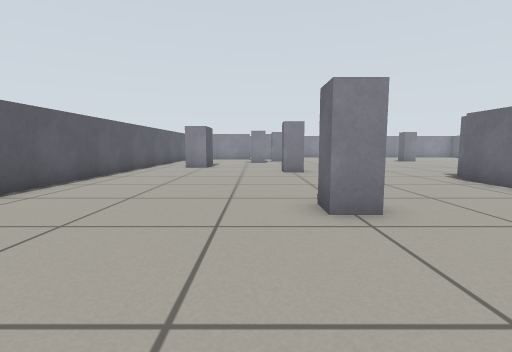
[1] (above)

22 first-person views from a walk through a robot-simulator world made for Gazebo. The camera is 0.51 m above the floor, tilts 6° down and sees 85° across. The floor is counted in squares, 0.5 m on a side. Each view is taken from the middle of a square. On the plan, view 1 faces up. The plan holds only what a view shows up to about 11 squares ahead; the rest is blank.

[2]
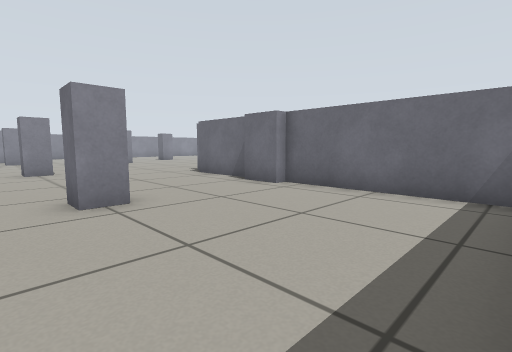

[3]
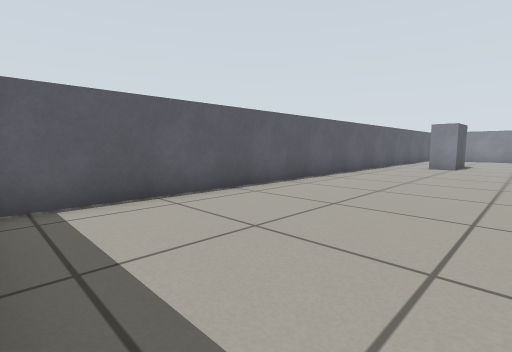

[4]
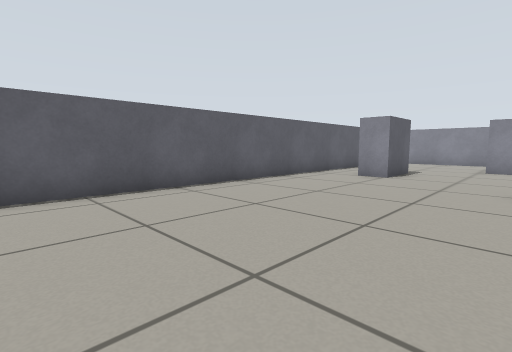

[5]
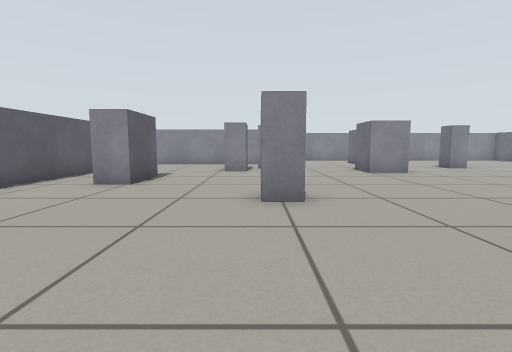

[6]
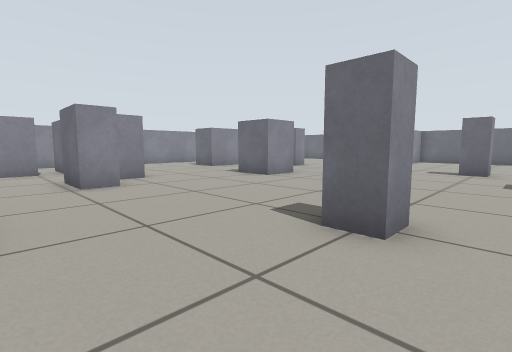

[7]
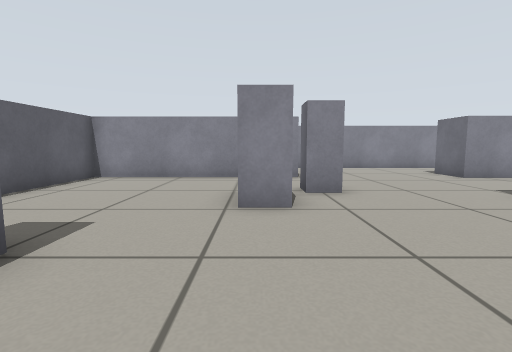

[8]
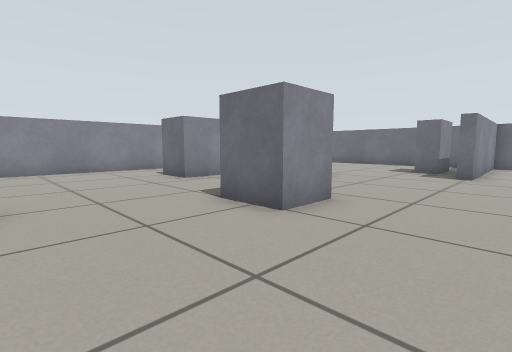

[9]
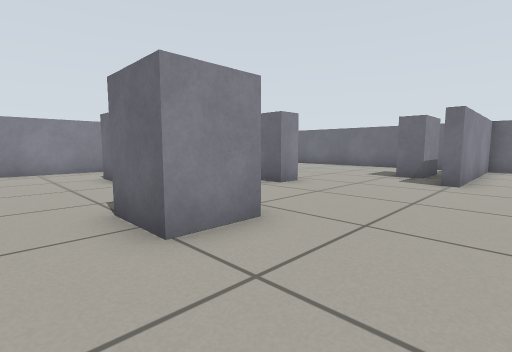

[10]
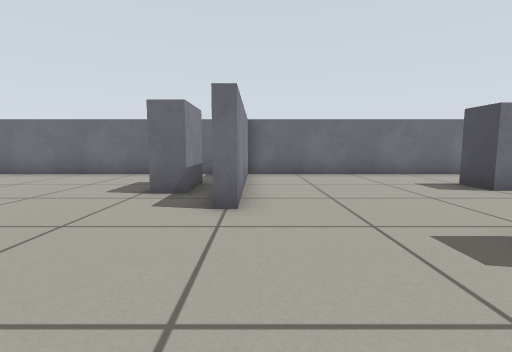

[11]
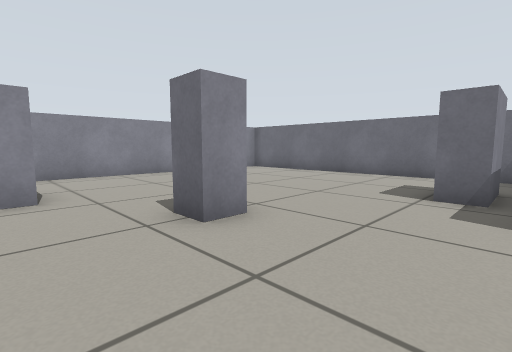

[12]
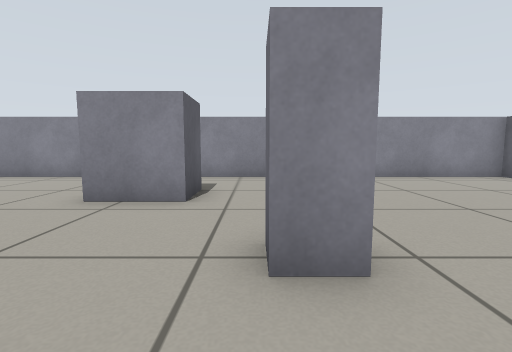

[13]
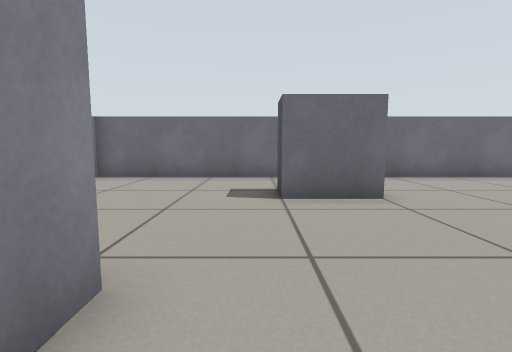

[14]
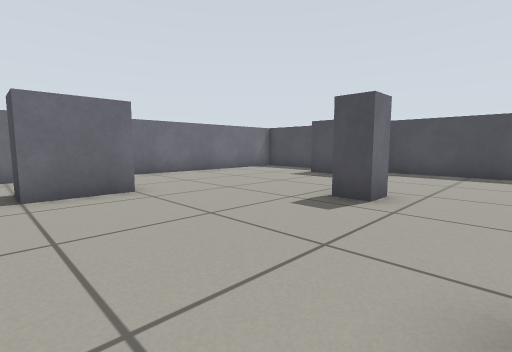

[15]
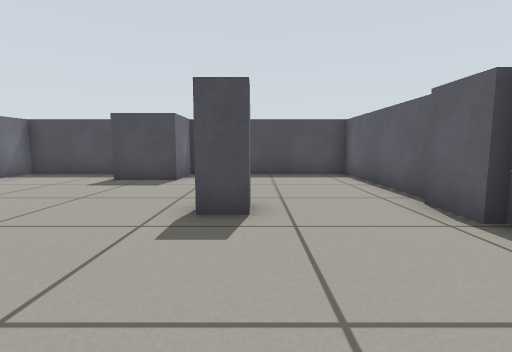

[16]
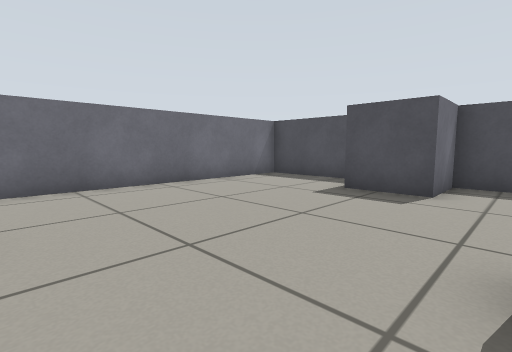

[17]
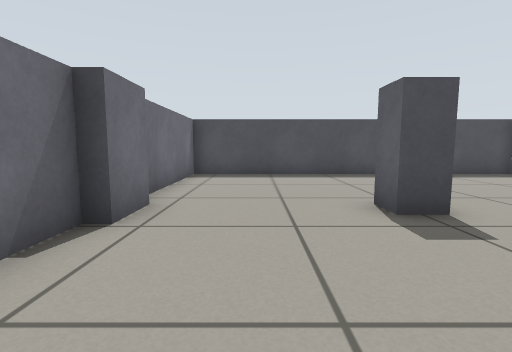

[18]
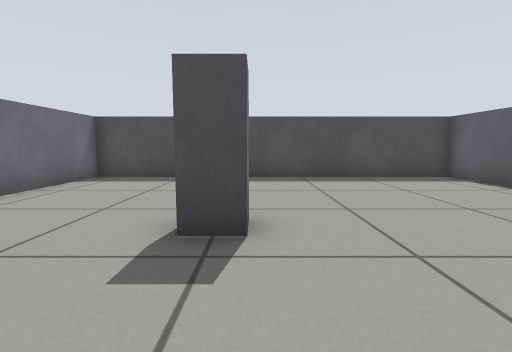

[19]
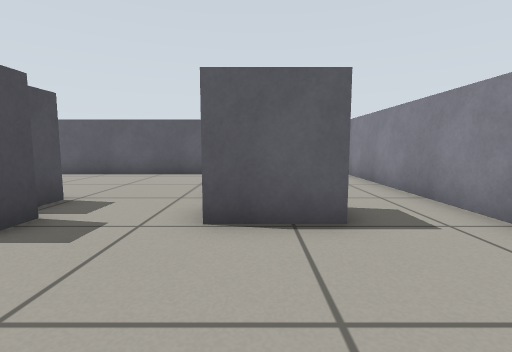

[20]
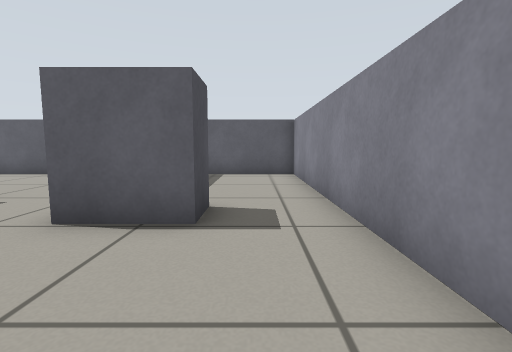

[21]
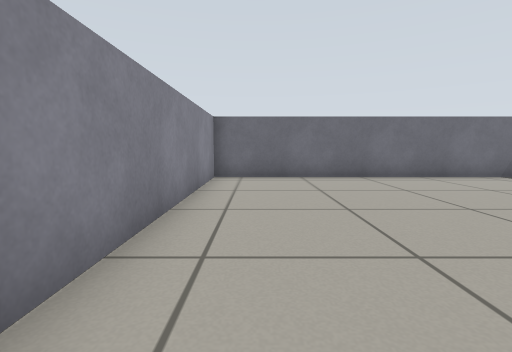

[22]
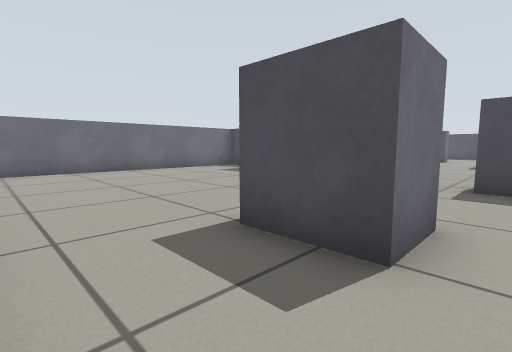

### Floor plan
Points are (right, up) in squares from view 1. A wall is a line through its corners. A room is listed if a view was taken in it or the views show most of it. See-through windows are left out.
Room 1 (views 1, 2, 3, 4, 5, 6, 7, 8, 9, 10, 11, 12, 13, 14, 15, 16, 17, 18, 19, 20, 21, 22)
walls: (2, 11.1) (1.1, 11.1) (1.1, 12); (7, 16.8) (5.4, 16.8) (5.4, 18.5); (11, 11.1) (10.1, 11.1) (10.1, 12); (6.2, 18.4) (7, 18.4); (7, 5.5) (7, 4); (0.6, 17.6) (-0.3, 17.6) (-0.3, 19.3) (0.4, 19.3); (2, 19.1) (1.1, 19.1) (1.1, 19.9) (1.8, 19.9); (1.9, 4.9) (1.9, 4.1) (1.1, 4.1) (1.1, 4.9) (1.9, 4.9); (6.7, 3.6) (6.7, -1.3) (12.5, -1.3) (12.5, 0.6) (14.4, 0.6); (11, 19.1) (10.1, 19.1) (10.1, 20); (10.1, 4) (10.1, 4.9) (11, 4.9); (-2.4, 15.6) (-2.4, 13.5) (-3.5, 13.5); (14.4, 7.4) (14.4, 9.5) (15.5, 9.5); (6.8, 22.1) (6.8, 23.6) (8.7, 23.6) (8.7, 22.1) (6.8, 22.1); (15.9, 16.5) (14, 16.5) (14, 17.4); (0.3, 22.5) (0.3, 23.4); (-0.4, 22.3) (-5.4, 22.3) (-5.4, -1.3) (6.3, -1.3) (6.3, 4.1) (5.9, 4.1) (5.9, 5.4) (6.3, 5.4) (6.3, 8.5); (18.3, 16.4) (18.3, 26.4) (-5.4, 26.4) (-5.4, 23.1); (0.2, 24.2) (1.4, 24.2) (1.4, 22.2); (15.2, -1.3) (18.3, -1.3) (18.3, 15.3) (12.5, 15.3) (12.5, 15.8)

Where each view was taken, in squares from view 1:
view 1: 0 up, 0 right, facing up
view 2: 1 down, 0 right, facing up-right
view 3: 1 down, 0 right, facing up-left
view 4: 4 up, 1 right, facing up-left
view 5: 6 up, 1 right, facing up
view 6: 10 up, 2 left, facing up-right
view 7: 13 up, 0 right, facing up
view 8: 14 up, 2 right, facing up-right
view 9: 14 up, 4 right, facing up-right
view 10: 15 up, 8 right, facing right
view 11: 16 up, 8 right, facing up-right
view 12: 17 up, 10 right, facing up
view 13: 10 up, 9 right, facing right
view 14: 10 up, 8 right, facing down-right
view 15: 9 up, 10 right, facing down
view 16: 7 up, 11 right, facing down-right
view 17: 9 up, 4 right, facing down
view 18: 8 up, 1 right, facing down
view 19: 23 up, 5 right, facing left
view 20: 25 up, 5 right, facing left
view 21: 25 up, 9 right, facing right
view 22: 26 up, 6 right, facing down-right
